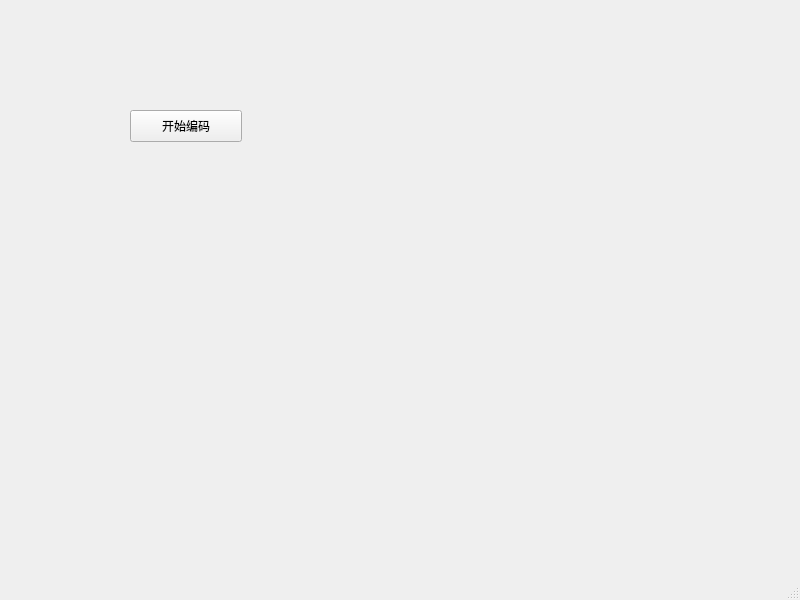
<?xml version="1.0" encoding="UTF-8"?>
<ui version="4.0">
 <class>MainWindow</class>
 <widget class="QMainWindow" name="MainWindow">
  <property name="geometry">
   <rect>
    <x>0</x>
    <y>0</y>
    <width>800</width>
    <height>600</height>
   </rect>
  </property>
  <property name="windowTitle">
   <string>MainWindow</string>
  </property>
  <widget class="QWidget" name="centralwidget">
   <widget class="QPushButton" name="audioButton">
    <property name="geometry">
     <rect>
      <x>130</x>
      <y>110</y>
      <width>112</width>
      <height>32</height>
     </rect>
    </property>
    <property name="text">
     <string>开始编码</string>
    </property>
   </widget>
  </widget>
  <widget class="QMenuBar" name="menubar">
   <property name="geometry">
    <rect>
     <x>0</x>
     <y>0</y>
     <width>800</width>
     <height>22</height>
    </rect>
   </property>
  </widget>
  <widget class="QStatusBar" name="statusbar"/>
 </widget>
 <resources/>
 <connections/>
</ui>
